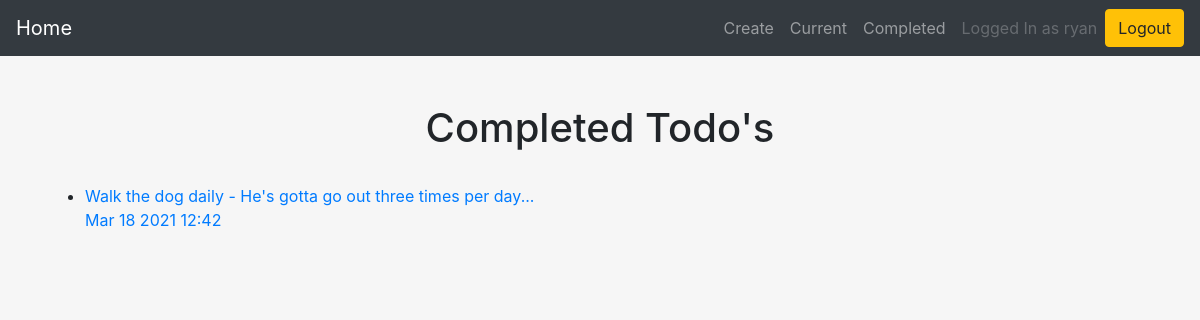
Page /completed/ (signed in) on the earlier database version.
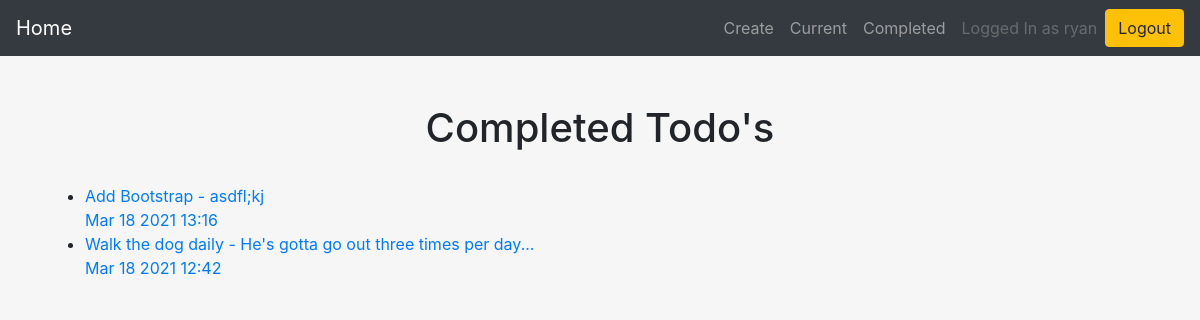
Same page on the later database version.
### todo/models.py (models this page shows, shortened)
class Todo(models.Model):
    title = models.CharField(max_length=100)
    created = models.DateTimeField(auto_now_add=True)
    memo = models.TextField(blank=True)
    datecompleted = models.DateTimeField(null=True, blank=True)
    important = models.BooleanField(default=False)
    user = models.ForeignKey(User, on_delete=models.CASCADE)

### todo/views.py (the view)
# urls.py: path('completed/', views.completedtodos, name='completedtodos'),
@login_required
def completedtodos(request):
    todos = Todo.objects.filter(user=request.user, datecompleted__isnull=False).order_by('-datecompleted')
    return render(request, 'todo/completedtodos.html', {'todos':todos})

### todo/templates/todo/completedtodos.html (shortened to what this page needs)
{% extends 'todo/base.html' %}
{% block content %}
<h1>Completed Todo's</h1>
<br />
<ul class="todolist">
  {% for todo in todos %}
  <li>
    <a href="{% url 'viewtodo' todo.id %}">
      {{ todo.title }}
    {% if todo.memo %}
     - {{ todo.memo }}
    {% endif %}
    <br />
    {{ todo.datecompleted|date:'M j Y H:i' }}
    </a>
  </li>
  {% endfor %}
</ul>
{% endblock %}

Differences in the rows shown:
added Todo: title "Add Bootstrap", memo "asdfl;kj", datecompleted "Mar 18 2021 13:16"
